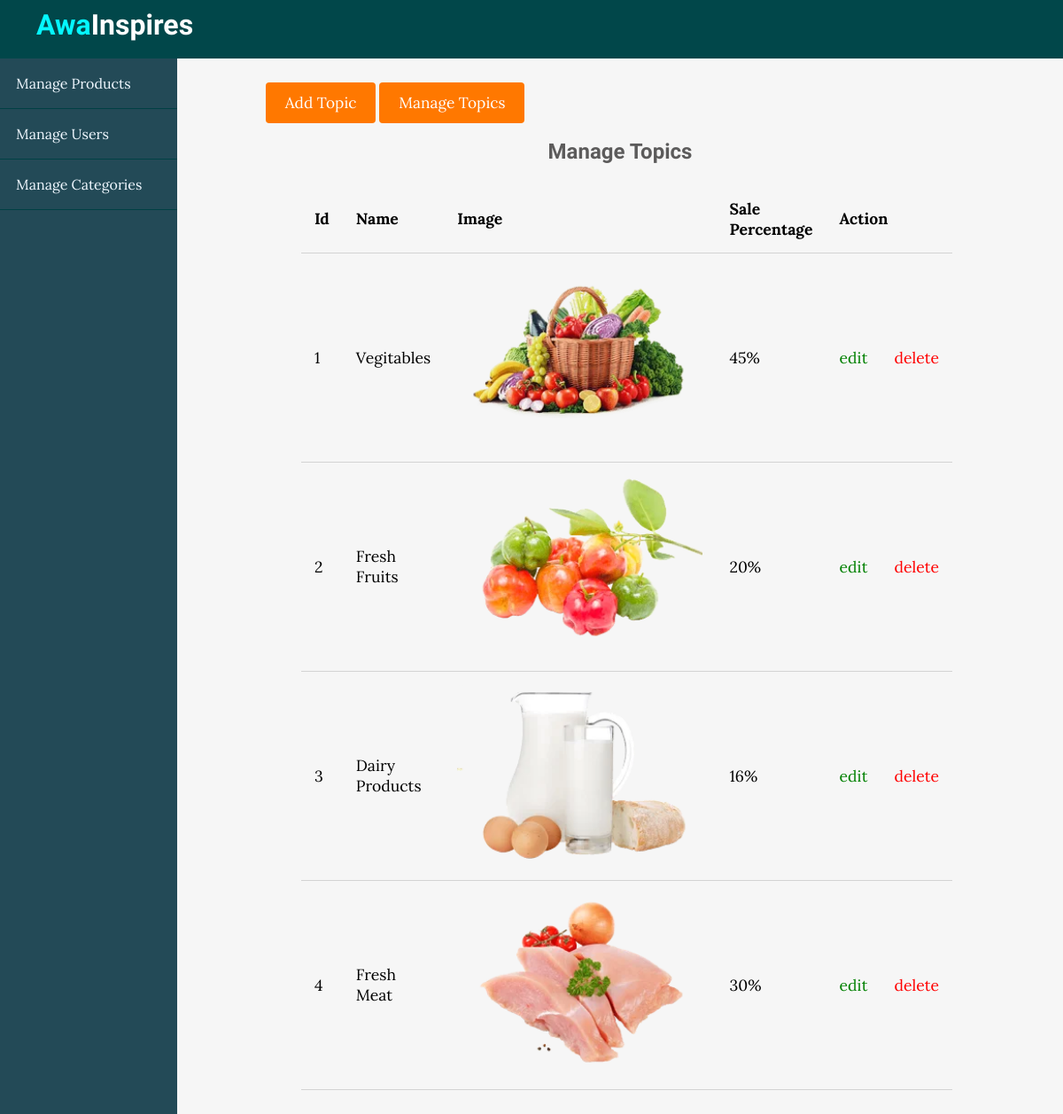
The app's page /admin/topics/index.php with its own data.
### tables this page shows
CREATE TABLE IF NOT EXISTS `topics` (
  `id` int NOT NULL AUTO_INCREMENT,
  `name` varchar(100) NOT NULL,
  `image` varchar(50) NOT NULL,
  `sale` text NOT NULL,
  PRIMARY KEY (`id`),
  UNIQUE KEY `name` (`name`)
);

### app/controllers/topics.php (called while the page is built, shortened)
<?php
include(ROOT_PATH . "/app/database/db.php");
$table = 'topics';
$topics = selectAll($table);

### app/database/db.php (called while the page is built, shortened)
 <?php
require('connect.php');
function selectAll($table, $conditions = [])
{
    global $conn;
    $sql = "SELECT * FROM $table";
    if (empty($conditions)) {
        $stmt = $conn->prepare($sql);
        $stmt->execute();
        $records = $stmt->get_result()->fetch_all(MYSQLI_ASSOC);
        return $records;
    }
}

### admin/topics/index.php (the view, shortened to what this page needs)
<?php include(ROOT_PATH . "/app/controllers/topics.php");
?>
<!DOCTYPE html>
<html lang="en">
    <head>
        <link rel="stylesheet"
            href="https://use.fontawesome.com/releases/v5.7.2/css/all.css"
>
        <link rel="stylesheet" href="../../assets/css/style.css">
        <link rel="stylesheet" href="../../assets/css/admin.css">
    </head>
    <body>
    <?php include(ROOT_PATH . "/app/includes/adminHeader.php"); ?>
        <div class="admin-wrapper">
        <?php include(ROOT_PATH . "/app/includes/adminSidebar.php"); ?>
            <div class="admin-content">
                <div class="button-group">
                    <a href="create.php" class="btn btn-big">Add Topic</a>
                    <a href="index.php" class="btn btn-big">Manage Topics</a>
                </div>
                <div class="content">
                    <h2 class="page-title">Manage Topics</h2>
                    <table>
                        <thead>
                            <th>Id</th>
                            <th>Name</th>
                            <th>Image</th>
                            <th>Sale Percentage</th>
                            <th colspan="2">Action</th>
                        </thead>
                        <tbody>
                            <?php foreach ($topics as $key => $topic): ?>
                               <tr>
                                    <td><?php echo $key + 1; ?></td>
                                    <td><?php echo $topic['name']; ?></td>
                                    <td><img src="<?php echo BASE_URL . '/assets/images/' . $topic['image']; ?>" height="200px"></td>
                                     <td><?php echo $topic['sale']; ?></td>
                                    <td><a href="edit.php?id=<?php echo $topic['id']; ?>" class="edit">edit</a></td>
                                    <td><a href="index.php?del_id=<?php echo $topic['id']; ?>" class="delete">delete</a></td>
                                </tr>
                           <?php endforeach; ?>
                        </tbody>
                    </table>
                </div>
            </div>
        </div>
    </body>
</html>

### assets/css/style.css (style rules this page uses)
* { box-sizing: border-box; }
html, body { height: 100%; padding: 0px; margin: 0px; background: #f6f6f6; font-family: "Lora", serif; }
h1, h2, h3, h4, h5, h6 { font-family: "Candal", serif; color: #5c5b5b; margin: 5px; }
a { text-decoration: none; color: inherit; }
.btn { padding: 0.5rem 1rem; background: #ff7800; color: white; border: 1px solid transparent; border-radius: 0.25rem; font-size: 1.08em; font-family: "Lora", serif; }
.btn-big { padding: 0.7rem 1.3rem; line-height: 1.3rem; }
.content { width: 90%; margin: 30px auto 30px; }

### assets/css/admin.css (style rules this page uses)
.admin-wrapper { display: flex; height: calc(100% - 66px); }
.admin-wrapper .admin-content { flex: 8; height: 100%; padding: 40px 100px 100px; overflow-y: scroll; }
.admin-content .page-title { text-align: center; margin-bottom: 1.5rem; }
table { width: 100%; border-collapse: collapse; font-size: 1.1rem; }
th, td { padding: 15px; text-align: left; border-bottom: 1px solid #d3d3d3; }
.edit { color: green; }
.delete { color: red; }

### records on screen
topics: name "Vegitables", image (picture), sale "45%"
topics: name "Fresh Fruits", image (picture), sale "20%"
topics: name "Dairy Products", image (picture), sale "16%"
topics: name "Fresh Meat", image (picture), sale "30%"
